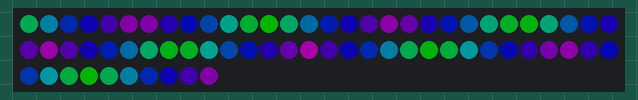
A sketch run on a simulated Arduino Uno, built with avr-gcc and run on an emulated ATmega328P. On the bench: 70 RGB LEDs in strip order, left to right, continuing on the next row. Dim RGB values are drawn brighter than linear; colours are those a GRB WS2812 strip shows for the declared byte order; random numbers use the default seed unless the sketch sets one.

Above: at 0.16 s.
At 5.05 s:
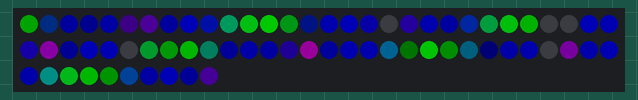
At 9.95 s:
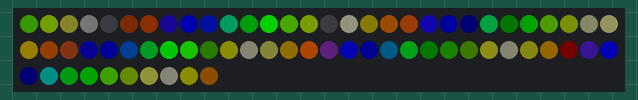
At 20.07 s:
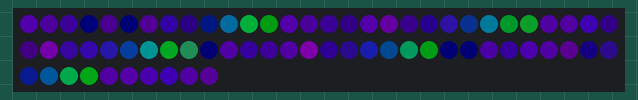
At 29.9 s:
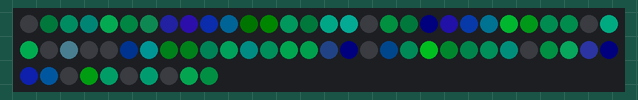
At 39.72 s:
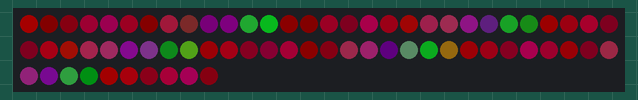

The sketch:

PulsingConfetti.ino
```cpp
/*
 * File: fadein
 *
 * By: Andrew Tuline
 *
 * Date: April, 2019
 *
 * Based previous work (namely twinklefox) by Mark Kriegsman, this program shows how you can fade-in twinkles by using the fact that a random number generator
 * with the same seed will generate the same numbers every time. Combine that with millis and a sine wave and you have twinkles fading in/out.
 *
 * Consider this a poor man's version of twinklefox.
 *
 */

#include "FastLED.h"                                          // FastLED library.

#if FASTLED_VERSION < 3001000
#error "Requires FastLED 3.1 or later; check github for latest code."
#endif


// Fixed definitions cannot change on the fly.
#define LED_DT 8                                             // Data pin to connect to the strip.
#define LED_CK 11                                             // Clock pin for WS2801 or APA102.
#define COLOR_ORDER BGR                                       // It's GRB for WS2812 and BGR for APA102.
#define LED_TYPE WS2812B                                       // Using APA102, WS2812, WS2801. Don't forget to modify LEDS.addLeds to suit.
#define NUM_LEDS 70                                           // Number of LED's.


// Global variables can be changed on the fly.
uint8_t max_bright = 128;                                     // Overall brightness.

struct CRGB leds[NUM_LEDS];                                   // Initialize our LED array.

// Palette definitions
CRGBPalette16 currentPalette = PartyColors_p;
CRGBPalette16 targetPalette;
TBlendType    currentBlending = LINEARBLEND;                  // NOBLEND or LINEARBLEND


void setup() {

// LEDS.addLeds<LED_TYPE,LED_DT,LED_CK,COLOR_ORDER>(leds, NUM_LEDS).setCorrection(TypicalLEDStrip);   // Use this for WS2801 or APA102
  LEDS.addLeds<LED_TYPE, LED_DT, COLOR_ORDER>(leds, NUM_LEDS).setCorrection(0xFFB0F0);  // Use this for WS2812

  FastLED.setBrightness(max_bright);
  FastLED.setMaxPowerInVoltsAndMilliamps(5, 500);               // FastLED Power management set at 5V, 500mA.

} // setup()


void loop() {

  EVERY_N_MILLISECONDS(100) {                                                 // FastLED based non-blocking FIXED delay.
    uint8_t maxChanges = 24;
    nblendPaletteTowardPalette(currentPalette, targetPalette, maxChanges);    // AWESOME palette blending capability.
  }

  EVERY_N_SECONDS(5) {                                                        // Change the target palette to a random one every 5 seconds.
    uint8_t baseC = random8(255);                                             // Use the built-in random number generator as we are re-initializing the FastLED one.
    targetPalette = CRGBPalette16(CHSV(baseC+random8(0,32), 255, random8(128, 255)), CHSV(baseC+random8(0,32), 255, random8(128, 255)), CHSV(baseC+random8(0,32), 192, random8(128, 255)), CHSV(baseC+random8(0,32), 255, random8(128, 255)));
  }

  fadein();
  FastLED.show();

} // loop()


void fadein() {

  random16_set_seed(535);                                                           // The randomizer needs to be re-set each time through the loop in order for the 'random' numbers to be the same each time through.

  for (int i = 0; i<NUM_LEDS; i++) {
    uint8_t fader = sin8(millis()/random8(10,20));                                  // The random number for each 'i' will be the same every time.
    leds[i] = ColorFromPalette(currentPalette, i*20, fader, currentBlending);       // Now, let's run it through the palette lookup.
  }

  random16_set_seed(millis());                                                      // Re-randomizing the random number seed for other routines.

} // fadein()
```
